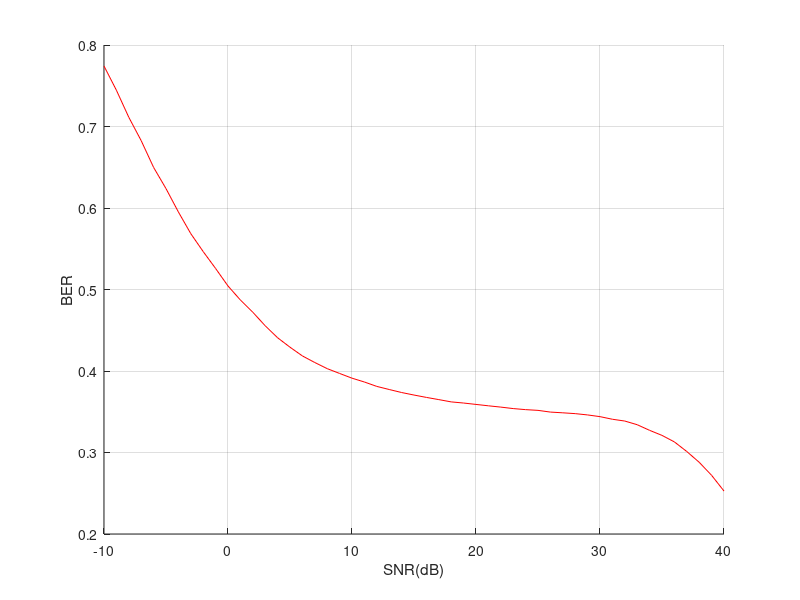

Write MATLAB code to recreate this figure.


%Simulation for SINR coverage in mmWave cellular network
%Use exponential decay LOS probability function
% 
clear all;
fc=28*10^9;%Carrier frequency
wavelength=3*10^8./fc;
Nak=3;
d0=1;%reference distance

PLA=20*log(4*pi*d0./wavelength)/log(10);%path loss intercept in dB for reference distance


rc=300;%avg cell radius

lambda=1/pi/rc^2;% base station density
Rt=200;%average LOS distance
beta=sqrt(2)/Rt;% LOS probabiluty function is 


N=100;
R=sqrt(N/pi/lambda);
L=10000;% number of iterations

BW=100*10^6;
Noise=1.38*10^-23*290*BW;

C=1/10^(PLA/10);
Gap=1;% use if LOS and NLOS path loss exponent are different

Pt=1;%TX power at BS in Watt
sinr=zeros(1,L);
interf=sinr;


D=pi/6;% BS beamforming beamwidth
FBR=10^(-2);
M=100;% BS main lobe gain
m=M*FBR;% BS side loba gain


D1=pi/2;% MS beamforming beamwidth
FBR1=0.01;
M1=10;%MS main lobe gain
m1=M1*FBR1;%MS side lobe gain

Nakagami=3; %fading parameter

parfor i=1:L
 
flag=0; 
signal=0;

number=poissrnd(lambda*pi*(R^2));
temp=zeros(1,number);
distance=sqrt(unifrnd(0,R^2,[1,number]));
distance=sort(distance);
theta=unifrnd(0,2*pi,[1,number]);
theta1=unifrnd(0,2*pi,[1,number]);

los=exp(-beta.*distance)-unifrnd(0,1,[1,number]);
los=(sign(los)+1)/2;
fade=gamrnd(Nakagami,1/Nakagami,[1,number]);
for k=1:number
if los(k)>0
    temp(k)=C/distance(k)^2*Pt;
else
    temp(k)=C/Gap/distance(k)^4*Pt;
end
end

[signal,flag]=max(temp);
signal=signal*M*M1*fade(flag);

for k=1:number

    if theta(k)<D
        temp(k)=temp(k)*M*fade(k);
    else
        temp(k)=temp(k)*m*fade(k);
    end

end
for k=1:number
 if theta1(k)<D
        temp(k)=temp(k)*M1;
 else
        temp(k)=temp(k)*m1;
 end

end
interf(i)=sum(temp)-temp(flag);
sinr(i)=signal/(interf(i)+Noise);


end

SNR=-10:40;
count=SNR*0;
T=10.^(SNR/10);
for i=1:L
    for k=1:51
        if sinr(i)>T(k)
            count(k)=count(k)+1;
        end
    end
end
hold on;
%%
plot(SNR,(count/L),'r');
xlabel('SNR(dB)')
ylabel('BER')
grid on;
%compute average rate, threshold by 6 pbs/Hz per stream
rate=1/L*(sum(min(log2(1+sinr),6)));